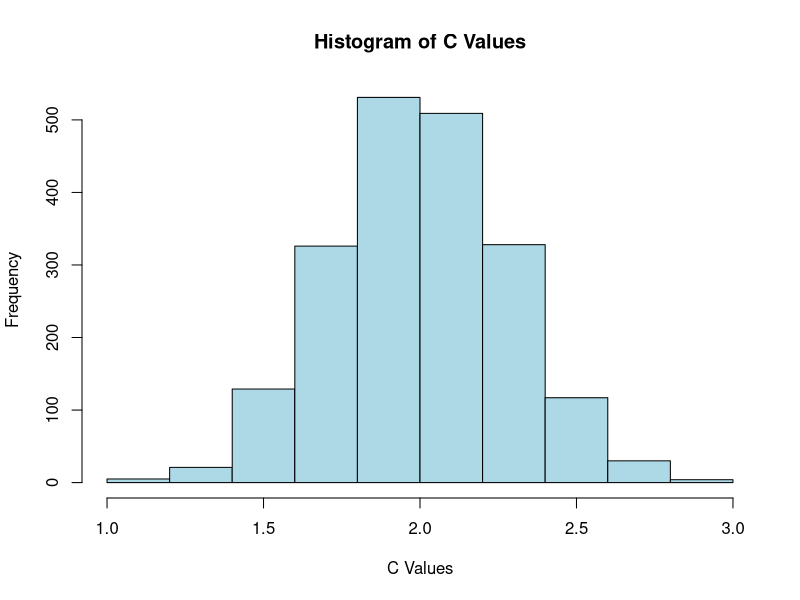

Recreate this plot in R.
#this file is purely to test the most important functions, the totallity of the code is found in Final.Rmd 

library(gtools)
library(MASS)

df1 <- read.csv("Body_masses.csv")

df1$Body.mass <- log(df1$Body.mass)

results_df <- data.frame()

num_permutations <- 2000

for (i in 1:num_permutations) {
  
  perms <- sample(df1$Body.mass, length(df1$Body.mass), replace = FALSE)
  
  results_df <- rbind(results_df, data.frame(Permutation = i, Body.mass = perms))
}


calculate_sum_squared_differences <- function(vector) {
  squared_differences <- (vector[-1] - vector[-length(vector)])^2
  sum_squared_differences <- sum(squared_differences)
  mean_value <- mean(vector)
  differences <- vector - mean_value
  sum_of_differences <- sum((differences)^{2})
  c_value <- sum_squared_differences / sum_of_differences
  return(c_value)
}

c_value_df <- data.frame(Result = numeric(0))

for (i in 1:num_permutations) {
  perm_values <- results_df$Body.mass[results_df$Permutation == i]
  result <- calculate_sum_squared_differences(perm_values)
  c_value_df <- rbind(c_value_df, data.frame(Result = result))
}


# fitting a normal distribution to my results
fit <- fitdistr(c_value_df$Result, densfun = "normal")
mean_estimate <- fit$estimate["mean"]
sd_estimate <- fit$estimate["sd"]

#Normal after log transformation
hist(c_value_df$Result, main = "Histogram of C Values", xlab = "C Values", ylab = "Frequency", col = "lightblue", border = "black")


# function that gives us the adjacency matrix from our original edge 
create_adjacency_matrix <- function(edges) {
  # Find the number of nodes, to get the size of our matrix
  nodes <- unique(as.vector(edges))
  num_nodes <- length(nodes)
  
  # Create an empty adjacency matrix
  adj_matrix <- matrix(0, nrow = num_nodes, ncol = num_nodes)
  
  # Recursively populate 
  for (i in 1:nrow(edges)) {
    #we look at the edge matrix and the right column are the from_nodes
    from_node <- edges[i, 1]
    #left columns
    to_node <- edges[i, 2]
    
    if (from_node %in% nodes) {
      #storing the first to_node as the right child, defined as 1
      adj_matrix[from_node, to_node] <- 1 
      #we remove from_node from the list
      nodes <- nodes[nodes != from_node]
    } else {
      #if it appears again then we assign the remaining child to the left, defined as 2
      adj_matrix[from_node, to_node] <- 2  
    }
  }
  
  return(adj_matrix)
}

get_edge_matrix <- function(adj_matrix) {
  num_nodes <- nrow(adj_matrix)
  edge_matrix <- matrix(NA, ncol = 2, nrow = 0)

  # We define what a child would look like in the adj matrix
  find_children <- function(parent, root) {
    children <- which(adj_matrix[parent, ] != 0)
    right_children <- children[adj_matrix[parent, children] == 1]
    left_children <- children[adj_matrix[parent, children] == 2]

    # We add the right children
    for (child in right_children) {
      edge <- c(parent, child)
      edge_matrix <<- rbind(edge_matrix, edge)

      # Recursion
      find_children(child, root)
    }

    # Then, add left children
    for (child in left_children) {
      edge <- c(parent, child)
      edge_matrix <<- rbind(edge_matrix, edge)

      # Recursion
      find_children(child, root)
    }
  }

   #Iterate through nodes to find roots and start find
  for (node in 1:num_nodes) {
    if (sum(adj_matrix[, node] != 0) == 0) {
      # Node is a root
      find_children(node, node)
    }
  }

  return(edge_matrix)
}

permute_rows <- function(vector, adj_matrix) {
  for (n in vector) {
    left_child <- which(adj_matrix[n, ] == 1)
    right_child <- which(adj_matrix[n, ] == 2)
    
    adj_matrix[n, left_child] <- 2
    adj_matrix[n, right_child] <- 1
  }
  
  return(adj_matrix)
}
permute_matrix_combinations <- function(matrix_combinations, adj_matrix) {
  permuted_matrices_list <- list()
  
  for (i in seq_along(matrix_combinations)) {
    matrix_comb <- matrix_combinations[[i]]
    
    
    # Apply the function for each column vector in the matrix combination
    permuted_matrix <- adj_matrix
    for (j in seq_along(matrix_comb)) {
      vector <- matrix_comb[j]
      permuted_matrix <- permute_rows(vector, permuted_matrix)
    }
    
    # Save the permuted matrix
    permuted_matrices_list[[i]] <- permuted_matrix
    
    
    #print(permuted_matrix)
  }
  
  return(permuted_matrices_list)
}


